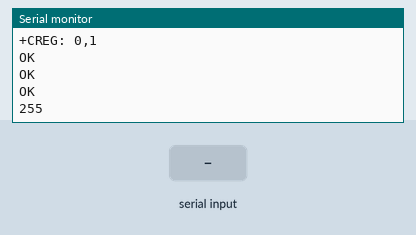
The sketch below on a simulated Arduino Uno, built with avr-gcc and run on an emulated ATmega328P. On the bench: the last lines printed to the serial monitor. Inputs (shaded band) come from the test bench. EEPROM starts erased; the modem accepts every AT command (registered, SIM ready, sends succeed) and sends nothing else.

Above: at 11.2 s.
11.3 s: "off" received over the second serial link
At 13.5 s:
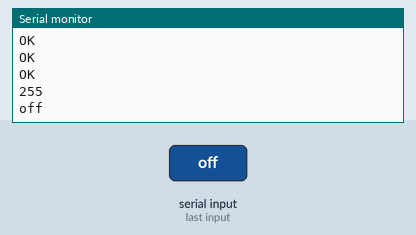
14.0 s: "on" received over the second serial link
At 15.4 s:
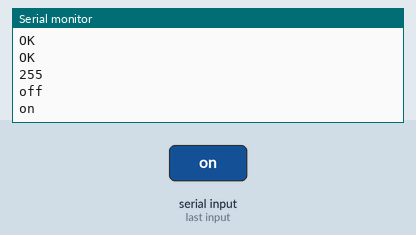
16.5 s: "test" received over the second serial link
At 18.5 s:
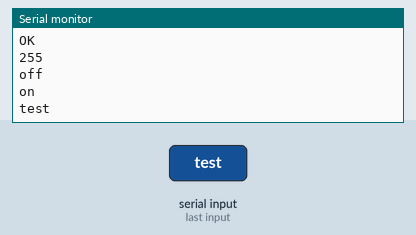

The sketch:

schoolautomationforsir.ino
```cpp
#include <EEPROM.h>

#include <SoftwareSerial.h>

String Grsp;


SoftwareSerial mySerial(A3, A2); //SIM800L Tx & Rx is connected to Arduino #3 & #2

void setup()
{
  if (EEPROM.read(0)==1)
  {
  digitalWrite(13,LOW);
  } if (EEPROM.read(0)==0)
  {
  digitalWrite(13,HIGH);
  }
  //Begin serial communication with Arduino and Arduino IDE (Serial Monitor)
  Serial.begin(9600);

  //Begin serial communication with Arduino and SIM800L
  mySerial.begin(9600);

  Serial.println("Initializing...");
  delay(1000);

  mySerial.println("AT"); //Once the handshake test is successful, it will back to OK
  updateSerial();
  mySerial.println("AT+CSQ"); //Signal quality test, value range is 0-31 , 31 is the best
  updateSerial();
  mySerial.println("AT+CCID"); //Read SIM information to confirm whether the SIM is plugged
  updateSerial();
  mySerial.println("AT+CREG?"); //Check whether it has registered in the network
  updateSerial();

  mySerial.println("AT+CMGF=1"); // Configuring TEXT mode
  updateSerial();
  mySerial.println("AT+CNMI=1,2,0,0,0"); // Decides how newly arrived SMS messages should be handled
  updateSerial();
Serial.println(EEPROM.read(0));

}

void loop()
{
  updateSerial();


}

void updateSerial()
{

  delay(500);
  while (Serial.available())
  {
    mySerial.write(Serial.read());//Forward what Serial received to Software Serial Port

  }
  while (mySerial.available())
  {
    //Serial.write(mySerial.read());
    String sms = mySerial.readString();
    Serial.println(sms);
    sms.toLowerCase();
if (sms.indexOf("off")>-1){
  digitalWrite(13,HIGH);
  EEPROM.update(0,0);
}
if (sms.indexOf("on")>-1){
  digitalWrite(13,LOW);
    EEPROM.update(0,1);

}

if (sms.indexOf("test")>-1){
  digitalWrite(13,LOW);delay(500);
  digitalWrite(13,HIGH);delay(500);
  digitalWrite(13,LOW);delay(500);
  digitalWrite(13,LOW);delay(500);
  digitalWrite(13,HIGH);delay(500);
  digitalWrite(13,LOW);delay(500);
}


  }
}
```

Measured:
- after the input at 11.3 s, the serial monitor: prints a new line after 1.3 s (image 1)
- after the input at 14.0 s, the serial monitor: prints a new line after 1.1 s (image 2)
- after the input at 16.5 s, the serial monitor: prints a new line after 1.1 s (image 3)
